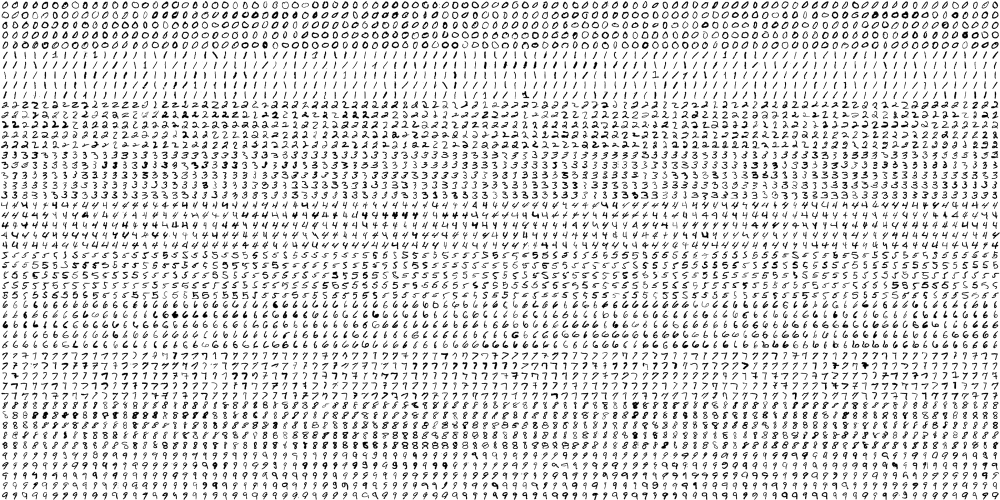
#> input picture data/digits_reverse.png, 2000 x 1000 px (shown at 1/2 size)
$ python main.py   (older library calls are emulated)
#> lines starting #> are read from the running program, lines starting #| are printed output that depends on the picture; after the words box and inside, x2 and y2 are one past the last pixel; in counts of white or black regions, pixels touching at a corner belong together
import cv2
import numpy as np

from os import mkdir
from shutil import rmtree
from os.path import exists, join

from utils import open_file
from setting import CAMERA_URI, RECORD, IMG_FOLDER, DATA_PATH, INIT_DATA_PATH, K


def load_knn_data(filepath):
    """
    Load kNN sample data from file.
    :param filepath: the file path.
    :return:
    """
    with np.load(filepath) as data:
        print('Loading data： {}'.format(data.files))
        train = data.get('train')
        train_label = data.get('train_label')
    return update_knn(cv2.ml.KNearest_create(), train, train_label)


def save_knn_data(filepath, train, train_label):
    """
    Save KNN sample data.
    :param filepath: the file path.
    :param train: sample data.
    :param train_label: sample data label.
    """
    np.savez(filepath, train=train, train_label=train_label)


def create_knn(init_data_path):
    """
    初始化KNN算法。
    :return:
    """
    knn = cv2.ml.KNearest_create()
    img = cv2.imread(init_data_path)                # 读取初始数据
    gray = cv2.cvtColor(img, cv2.COLOR_BGR2GRAY)    # 转成灰度图
    cells = [np.hsplit(row, 100) for row in np.vsplit(gray, 50)]    # 划分图片
    train = np.array(cells).reshape(-1, 400).astype(np.float32)
    train_label = np.repeat(np.arange(10), 500)
    return update_knn(knn, train, train_label)


def update_knn(knn, train, train_label, new_data=None, new_data_label=None):
    """
    Add new sample data.
    :param knn: KNN algorithm.
    :param train: train data.
    :param train_label: train label.
    :param new_data:
    :param new_data_label:
    :return:
    """
    if new_data is not None and new_data_label is not None:
        print(train.shape, new_data.shape)
        new_data = new_data.reshape(-1, 400).astype(np.float32)
        train = np.vstack((train, new_data))
        train_label = np.hstack((train_label, new_data_label))
    knn.train(train, cv2.ml.ROW_SAMPLE, train_label)
    return knn, train, train_label


def find_roi(frame, thres_value):
    rois = []
    gray = cv2.cvtColor(frame, cv2.COLOR_BGR2GRAY)  # 转换成灰度图
    gray2 = cv2.dilate(gray, None, iterations=2)    # 膨胀2次
    gray2 = cv2.erode(gray2, None, iterations=2)    # 腐蚀2次
    edges = cv2.absdiff(gray, gray2)                # 做差
    # 用Sobel算子边缘检测
    x = cv2.Sobel(edges, cv2.CV_16S, 1, 0)          # 计算x方向梯度
    y = cv2.Sobel(edges, cv2.CV_16S, 0, 1)          # 计算y方向梯度
    abs_x = cv2.convertScaleAbs(x)                  # x方向梯度图像取绝对值
    abs_y = cv2.convertScaleAbs(y)                  # y方向梯度图像取绝对值
    dst = cv2.addWeighted(abs_x, 0.5, abs_y, 0.5, 0)    # 融合x、y两个梯度图像
    ret, ddst = cv2.threshold(edges, thres_value, 255, cv2.THRESH_BINARY)                     # 二值化
    contours, hierarchy = cv2.findContours(ddst, cv2.RETR_EXTERNAL, cv2.CHAIN_APPROX_SIMPLE)  # 寻找边界
    for c in contours:
        x, y, w, h = cv2.boundingRect(c)
        if w > 10 and h > 20:
            rois.append((x, y, w, h))
    return rois, ddst


def find_digit(knn, roi, thres_value):
    # ret, th = cv2.threshold(roi, thres_value, 255, cv2.THRESH_BINARY)   # 转换成二进制图像
    th = cv2.resize(roi, (20, 20))                                       # 调整尺寸
    out = th.reshape(-1, 400).astype(np.float32)
    ret, result, neighbours, dist = knn.findNearest(out, k=K)
    return int(result[0][0]), th


def concatenate(images, direction='h'):
    """
    Stitching multiple images.
    :param images: a list of multiple image arrays.
    :param direction: stitching direction, value: 'v' present vertical,'h' present horizontal.
    :return: result image array.
    """
    if 'h' == direction:
        output = np.zeros(20 * 20 * len(images), np.float32).reshape(20, -1)
        for index, img in enumerate(images):
            output[:, 20 * index:20 * (index + 1)] = img
    else:
        output = np.zeros(20 * 20 * len(images),  np.float32).reshape(-1, 20)
        for index, img in enumerate(images):
            output[20 * index:20 * (index + 1), :] = img
    return output


def main():
    mkdir(IMG_FOLDER)
    if exists(DATA_PATH):
        knn, train, train_label = load_knn_data(DATA_PATH)
    elif exists(INIT_DATA_PATH):
        knn, train, train_label = create_knn(INIT_DATA_PATH)
#> in create_knn, img is the input picture: shape (1000, 2000, 3); min 0, max 255, mean 221.2
#> in create_knn, `cells = [np.hsplit(row, 100) for row in np.vsplit(gray, 50)]`: cells = 50 items
#> in create_knn, `train = np.array(cells).reshape(-1, 400).astype(np.float32)`:
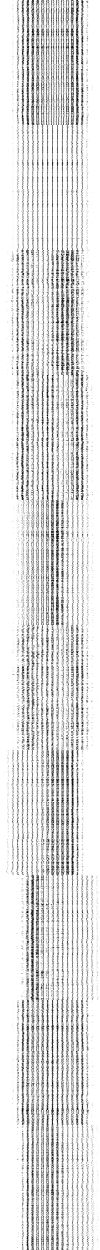
#> train: shape (5000, 400) float32 (shown at 1/4 size); min 0, max 255, mean 221.2
#> train_label = 5000 values from 0 to 9
    else:
        return
    print(knn.getAlgorithmType())
#| 1
    print(knn.getDefaultK())
#| 10
    print('Connecting camera: {} ...'.format(CAMERA_URI))
    cap = cv2.VideoCapture(CAMERA_URI)
    width = int(cap.get(cv2.CAP_PROP_FRAME_WIDTH))
    height = int(cap.get(cv2.CAP_PROP_FRAME_HEIGHT))
    # width = 426
    # height = 480
    video_writer = cv2.VideoWriter('frame.avi', cv2.VideoWriter_fourcc('M', 'J', 'P', 'G'), 25,
                                   (int(width) * 2, int(height)), True) if RECORD else None
    count = 0
    while True:
        ret, frame = cap.read()
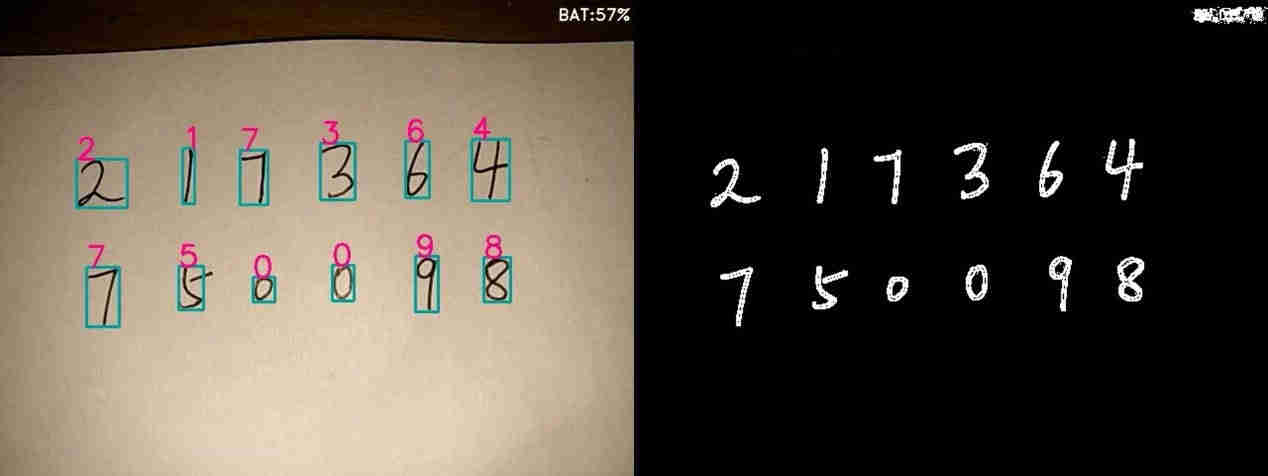
#> input picture 效果图.jpg, 1268 x 476 px, given in place of the camera
#> frame is the input picture: shape (476, 1268, 3); mean B, G, R 67.1, 78.2, 86.1
        if frame is None:
            print('Camera status: disconnected!')
            break
        frame = frame[:, :width]
        rois, dst = find_roi(frame, 50)
#> in find_roi, `x = cv2.Sobel(edges, cv2.CV_16S, 1, 0)`:
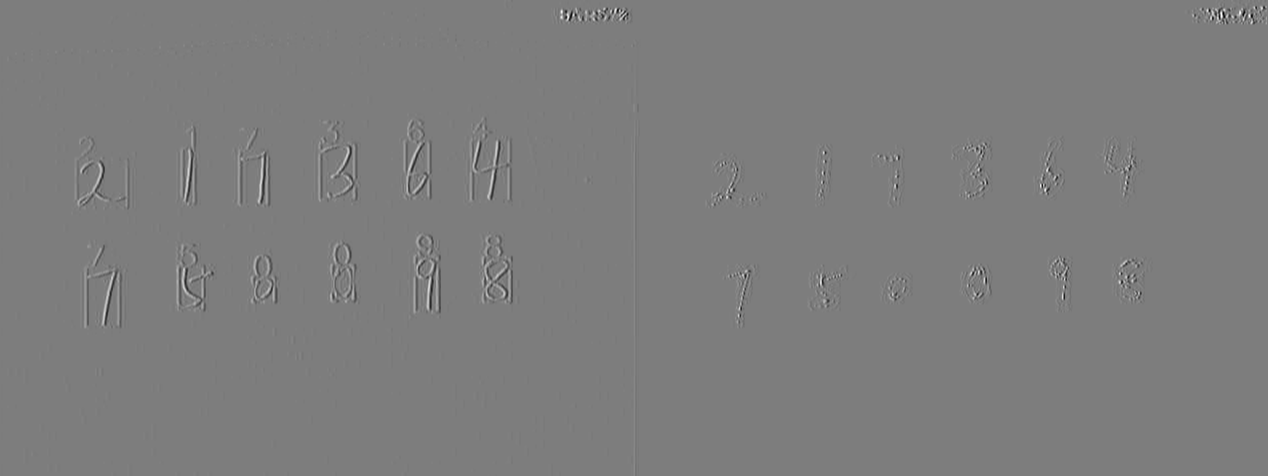
#> x: shape (476, 1268) int16; min -953, max 986, mean 0; drawn with min black and max white
#> in find_roi, `ret, ddst = cv2.threshold(edges, thres_value, 255, cv2.THRESH_BINARY)`:
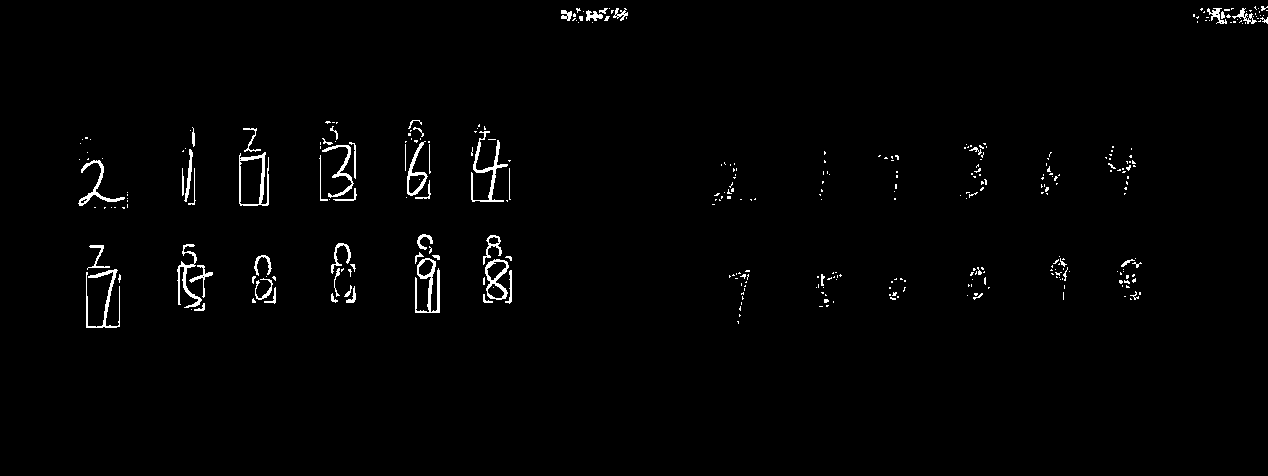
#> ddst: shape (476, 1268); 1.4% white in thin lines or dots, all inside (x1, y1, x2, y2) = (78, 6, 1268, 328)
#> in find_roi, `ret, ddst = cv2.threshold(edges, thres_value, 255, cv2.THRESH_BINARY)`: ret = 50
#> in find_roi, `contours, hierarchy = cv2.findContours(ddst, cv2.RETR_EXTERNAL, cv2.CH..`: contours = 345 contours, 312 with area under 20; largest, box (x1, y1, x2, y2) and area: (239, 152, 269, 206) 1217, (485, 259, 509, 300) 632, (415, 258, 440, 313) 510, (407, 141, 428, 196) 422, (471, 131, 508, 202) 340
#> the loop in find_roi, `for c in contours:` made 345 passes
#> (x, y, w, h) on passes 3, 5, 7: (191, 309, 1, 1), (739, 306, 2, 5), (194, 303, 11, 8)
#> after the loop in find_roi, `for c in contours:`: rois = 16 items, first 6: (255, 278, 18, 22), (86, 269, 34, 59), (189, 265, 24, 33), (485, 259, 24, 41), (415, 258, 25, 55), (254, 255, 18, 21)
        digits = []
        for (x, y, w, h) in rois:
            digit, th = find_digit(knn, dst[y:y + h, x:x + w], 50)
            digits.append(cv2.resize(th, (20, 20)))
            cv2.rectangle(frame, (x, y), (x + w, y + h), (153, 153, 0), 2)
            cv2.putText(frame, str(digit), (x, y), cv2.FONT_HERSHEY_SIMPLEX, 1, (127, 0, 255), 2)
#> this loop made 16 passes
#> (x, y, w, h, ret in find_digit, result in find_digit, neighbours in find_digit, dist in find_digit) on passes 1 to 9: (255, 278, 18, 22, 0, [0], [[8, 0, 0]], [[10616176, 10669418, 10800585]]), (86, 269, 34, 59, 0, [0], [[0, 0, 3]], [[11407392, 12277365, 12285910]]), (189, 265, 24, 33, 2, [2], [[2, 2, 6]], [[12964761, 13037149, 13272199]]), (485, 259, 24, 41, 3, [3], [[5, 8, 3]], [[10207314, 10679169, 10704786]]), (415, 258, 25, 55, 0, [0], [[0, 2, 0]], [[8640723, 9252162, 9717620]]), (254, 255, 18, 21, 0, [0], [[0, 6, 0]], [[8718168, 8885261, 9061800]]), (87, 245, 23, 25, 6, [6], [[0, 6, 6]], [[13045614, 13117658, 13314781]]), (177, 244, 25, 64, 3, [3], [[3, 3, 5]], [[12778163, 12911855, 12925053]]), (331, 243, 20, 31, 0, [0], [[0, 8, 3]], [[11051361, 11134734, 11233662]])
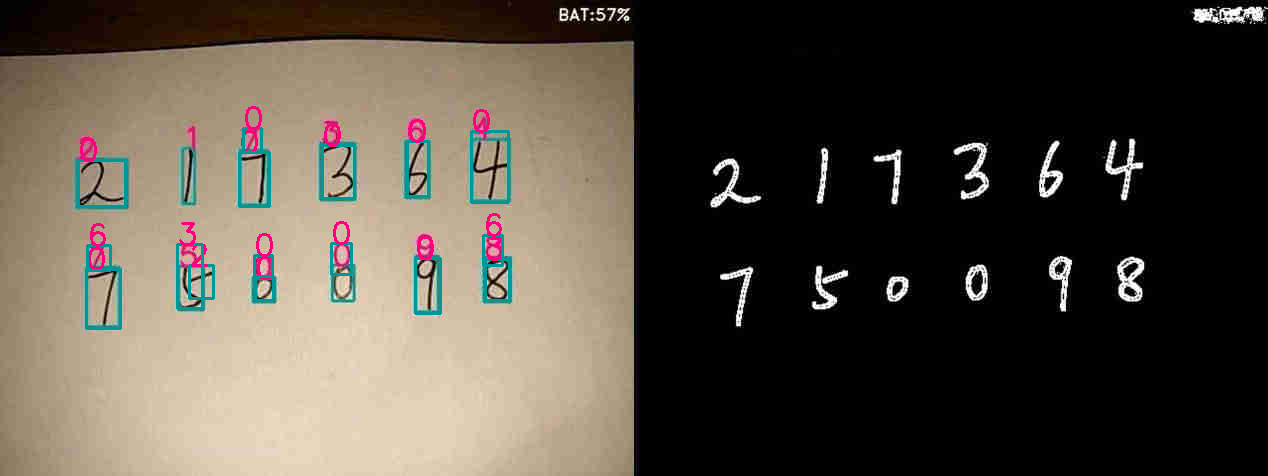
#> frame: shape (476, 1268, 3); 1.39% of pixels changed, all inside (x1, y1, x2, y2) = (77, 106, 511, 330)
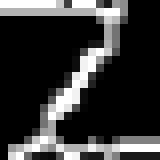
#> th: shape (20, 20) (shown 8 times larger); min 0, max 255, mean 55.1
#> after the loop, digits = 16 items
        new_edges = cv2.cvtColor(dst, cv2.COLOR_GRAY2BGR)
        new_frame = np.hstack((frame, new_edges))
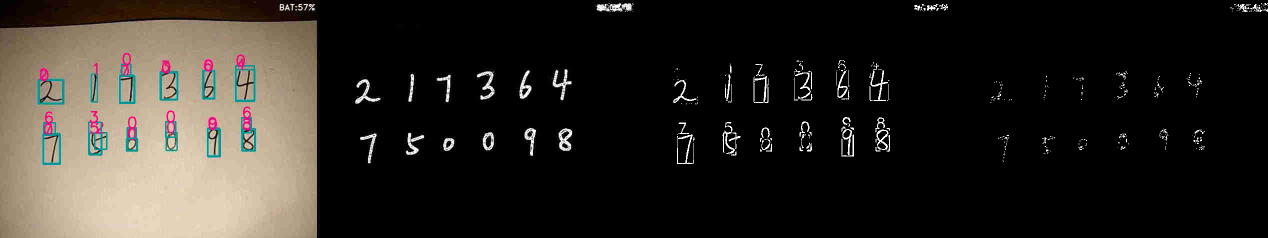
#> new_frame: shape (476, 2536, 3) (shown at 1/2 size); mean B, G, R 35.3, 40.6, 44.4
        cv2.imshow('frame', new_frame)
        if video_writer:
            video_writer.write(new_frame)
        key = cv2.waitKey(1) & 0xff
#> (key Esc is pressed here)
        if key == 27:                        # the keyValue of "esc" is 27
            break
        elif key == ord(' '):
            nd = len(digits)
            output = concatenate(digits)
            show_digits = cv2.resize(output, (60 * nd, 60))
            # cv2.imshow('digits', show_digits.astype(np.uint8))
            # cv2.waitKeyEx()
            filepath = join(IMG_FOLDER, '{}.png'.format(count))
            cv2.imwrite(filepath, show_digits)
            count += 1
            open_file(filepath)                 # show image.
            numbers = list(input('input the digits:'))
            if nd != len(numbers):
                print('update KNN fail!')
                continue
            try:
                knn, train, train_label = update_knn(knn, train, train_label, output, [int(i) for i in numbers])
                print('update KNN, Done!')
            except ValueError:
                print('update KNN fail!')
                continue
            # finally:
                # cv2.destroyWindow('digits')
    print('Numbers of trained images:', len(train))
#| Numbers of trained images: 5000
    print('Numbers of trained image labels', len(train_label))
#| Numbers of trained image labels 5000
    cap.release()
    cv2.destroyAllWindows()

    save_knn_data(DATA_PATH, train, train_label)
    rmtree(IMG_FOLDER)


if __name__ == '__main__':
    try:
        main()
    except Exception as e:
        print(e)
        rmtree(IMG_FOLDER)
